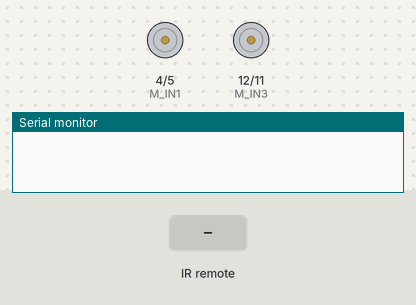
Simulated run of this sketch. Board: Arduino Uno, built with avr-gcc and run on an emulated ATmega328P. Shown: motor-driver pin pairs drawn as motors (green arrow = first pin HIGH = forward, orange = second pin HIGH = backward, longer = more drive, scaled by the enable pin), the last lines printed to the serial monitor. The inputs (shaded band) are chosen by the test bench.

Above: at 1.2 s.
1.3 s: infrared code 0xE718FF00 received
At 2.7 s:
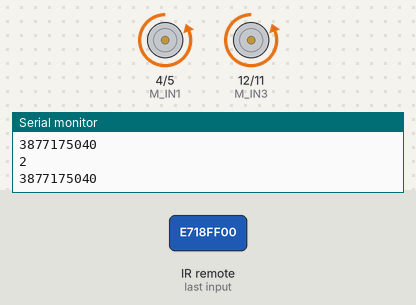
Timing chart, 0 to 4.3 s (numbered marks = the images above; inputs shaded):
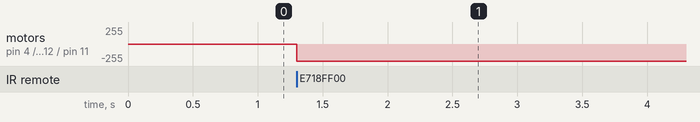

Measured:
- after the input at 1.3 s, motor on pin 4 (M_IN1) / pin 5 (M_IN2), motor on pin 12 (M_IN3) / pin 11 (M_IN4): stopped → backward 255/255 at once

The sketch:

IR_code_fin.ino
```cpp
#include <IRremote.hpp>  // IR리모콘을 사용하기 위한 헤더파일 호출
#define IR_RECEIVE_PIN  A0 // 적외선 수신센서 모듈, 아두이노 우노 보드의 아날로그 A0 핀과 연결
IRrecv irrecv(IR_RECEIVE_PIN);  // IR읽어오는 핀 지정
decode_results results;  // IR리모콘 데이터 저장변수 객체 선언
#define EA 3  // 모터드라이버 EA 핀, 아두이노 디지털 3번 핀에 연결
#define EB 10  // 모터드라이버 EB 핀, 아두이노 디지털 11번 핀에 연결
#define M_IN1 4  // 모터드라이버 IN1 핀, 아두이노 디지털 4번 핀에 연결
#define M_IN2 5  // 모터드라이버 IN2 핀, 아두이노 디지털 5번 핀에 연결
#define M_IN3 12  // 모터드라이버 IN3 핀, 아두이노 디지털 13번 핀에 연결
#define M_IN4 11  // 모터드라이버 IN4 핀, 아두이노 디지털 12번 핀에 연결
int motorA_vector = 1;  // 모터의 회전방향이 반대일 시 0을 1로, 1을 0으로 바꿔주면 회전방향이 바뀜.
int motorB_vector = 1;  // 모터의 회전방향이 반대일 시 0을 1로, 1을 0으로 바꿔주면 회전방향이 바뀜.
int motor_speed = 255;  // 모터 스피드
int readIR;  // 리모콘으로 부터 들어오는 값을 저장하는 변수
void setup()  // 초기화
{
  Serial.begin(9600);
  pinMode(EA, OUTPUT);
  pinMode(EB, OUTPUT);
  pinMode(M_IN1, OUTPUT);
  pinMode(M_IN2, OUTPUT);
  pinMode(M_IN3, OUTPUT);
  pinMode(M_IN4, OUTPUT);

  IrReceiver.begin(IR_RECEIVE_PIN, ENABLE_LED_FEEDBACK);
}

void loop()
{
  if (IrReceiver.decode()) {
    Serial.println(readIR);
    Serial.println(IrReceiver.decodedIRData.decodedRawData);

    switch (IrReceiver.decodedIRData.decodedRawData) { //읽어온 IR값과 비교
      case 3877175040: // Key2
        motor_con(-motor_speed, -motor_speed); //motor_con(motor_speed, motor_speed); //전진
        readIR = 2;
        break;
      case 4144561920: // Key 4
        motor_con(-255, 0); //좌회전
        readIR = 4;
        break;
      case 3810328320: // Key 5
        motor_con(0, 0); //정지
        readIR = 5;
        break;
      case 2774204160: // Key 6
        motor_con(0, -255); //우회전
        readIR = 6;
        break;
      case 2907897600: // Key 8
        motor_con(motor_speed, motor_speed); //후진
        readIR = 8;
        break;
      default:
        break;
    }
    irrecv.resume();
  }
}

void motor_con(int M1, int M2) { //모터 함수

  if (M1 > 0) { //모터A 정회전
    digitalWrite(EA, HIGH);
    digitalWrite(M_IN1, motorA_vector);
    digitalWrite(M_IN2, !motorA_vector);
  }
  else if (M1 < 0) { //모터A 역회전
    digitalWrite(EA, HIGH);
    digitalWrite(M_IN1, !motorA_vector);
    digitalWrite(M_IN2, motorA_vector);
  }
  else {       //모터 A 정지
    digitalWrite(EA, LOW);
    digitalWrite(M_IN1, LOW);
    digitalWrite(M_IN2, LOW);
  }

  if (M2 > 0) { //모터B 정회전
    digitalWrite(EB, HIGH);
    digitalWrite(M_IN3, motorB_vector);
    digitalWrite(M_IN4, !motorB_vector);
  }
  else if (M2 < 0) { //모터B 역회전
    digitalWrite(EB, HIGH);
    digitalWrite(M_IN3, !motorB_vector);
    digitalWrite(M_IN4, motorB_vector);
  }
  else {         //모터 B 정지
    digitalWrite(EB, LOW);
    digitalWrite(M_IN3, LOW);
    digitalWrite(M_IN4, LOW);
  }
}
```
